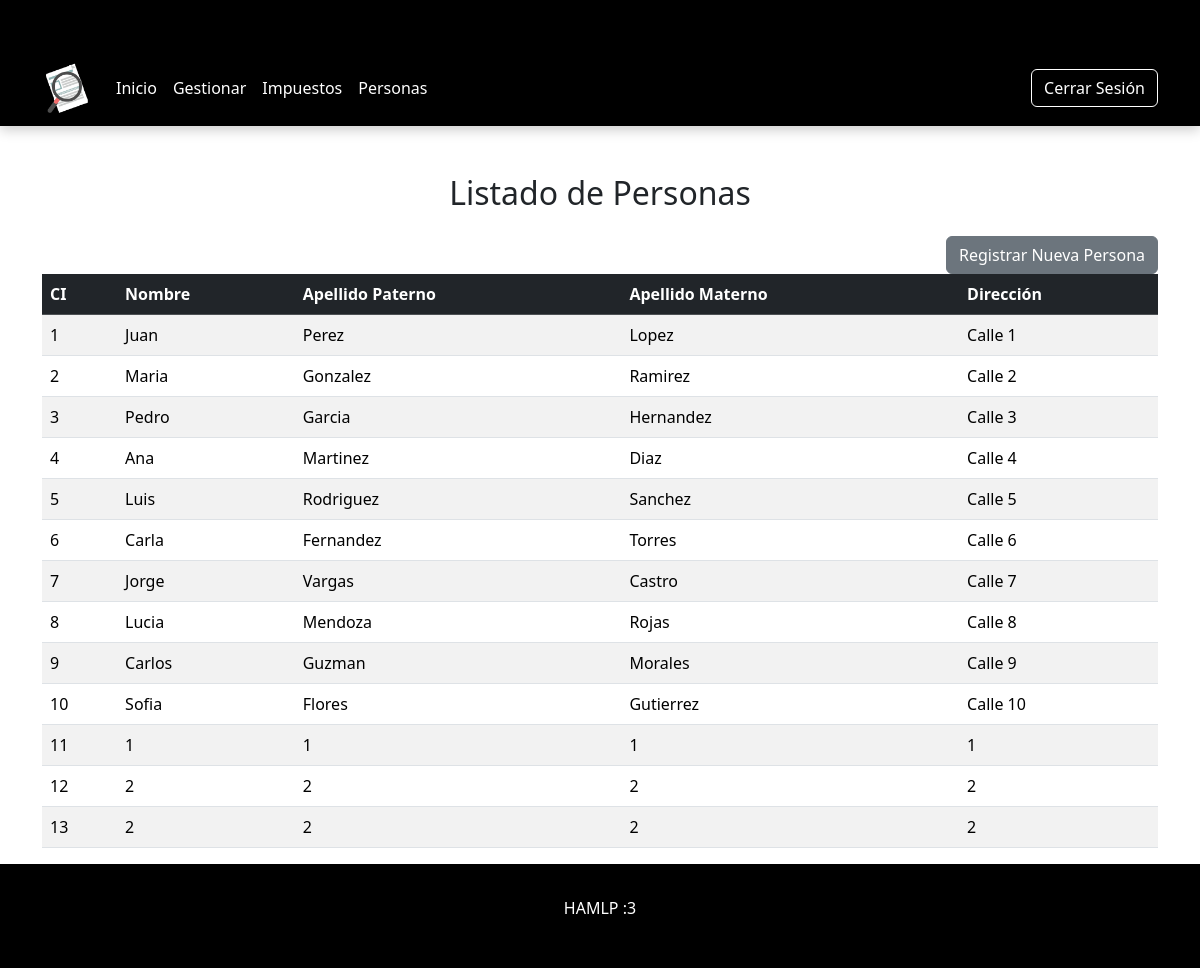
Page /7/personas.php on the committed database.
### tables this page shows
CREATE TABLE `persona` (
  `ci` int(11) NOT NULL,
  `nombre` varchar(100) DEFAULT NULL,
  `paterno` varchar(100) DEFAULT NULL,
  `materno` varchar(100) DEFAULT NULL,
  `direccion` varchar(255) DEFAULT NULL,
  `distrito_id` int(11) DEFAULT NULL,
  `zona_id` int(11) DEFAULT NULL
);

### 7/personas.php (the view, shortened to what this page needs)
<?php
include 'conexion.php';
include 'template/cabeceralog.php';
$sql = "SELECT ci, nombre, paterno, materno, direccion FROM persona";
$resultado = $conn->query($sql);
?>
<!DOCTYPE html>
<html lang="es">
<head>
    <link href="https://cdn.jsdelivr.net/npm/bootstrap@5.3.3/dist/css/bootstrap.min.css" rel="stylesheet">
</head>
<body>
    <div class="container mt-5">
        <h2 class="text-center mb-4">Listado de Personas</h2>
        <div class="text-end">
            <a href="dependientes.php" class="btn btn-secondary">Registrar Nueva Persona</a>
        </div>
        <?php if ($resultado->num_rows > 0): ?>
            <table class="table table-striped table-hover">
                <thead class="table-dark">
                    <tr>
                        <th>CI</th>
                        <th>Nombre</th>
                        <th>Apellido Paterno</th>
                        <th>Apellido Materno</th>
                        <th>Dirección</th>
                    </tr>
                </thead>
                <tbody>
                    <?php while ($row = $resultado->fetch_assoc()): ?>
                        <tr>
                            <td><?php echo htmlspecialchars($row['ci']); ?></td>
                            <td><?php echo htmlspecialchars($row['nombre']); ?></td>
                            <td><?php echo htmlspecialchars($row['paterno']); ?></td>
                            <td><?php echo htmlspecialchars($row['materno']); ?></td>
                            <td><?php echo htmlspecialchars($row['direccion']); ?></td>
                        </tr>
                    <?php endwhile; ?>
                </tbody>
            </table>
        <?php else: ?>
            <div class="alert alert-info" role="alert">
                No se encontraron personas en la base de datos.
            </div>
        <?php endif; ?>
    </div>
</body>
</html>
<?php
include "template/pie.php";
?>

### 7/template/cabeceralog.php (style rules this page uses)
body { font-family: 'Segoe UI', Tahoma, Geneva, Verdana, sans-serif; background-color: #f8f9fa; color: #333; }
.container { margin-top: 50px; }

### rows in the picture
persona: ci "1", nombre "Juan", paterno "Perez", materno "Lopez", direccion "Calle 1"
persona: ci "2", nombre "Maria", paterno "Gonzalez", materno "Ramirez", direccion "Calle 2"
persona: ci "3", nombre "Pedro", paterno "Garcia", materno "Hernandez", direccion "Calle 3"
persona: ci "4", nombre "Ana", paterno "Martinez", materno "Diaz", direccion "Calle 4"
persona: ci "5", nombre "Luis", paterno "Rodriguez", materno "Sanchez", direccion "Calle 5"
persona: ci "6", nombre "Carla", paterno "Fernandez", materno "Torres", direccion "Calle 6"
persona: ci "7", nombre "Jorge", paterno "Vargas", materno "Castro", direccion "Calle 7"
persona: ci "8", nombre "Lucia", paterno "Mendoza", materno "Rojas", direccion "Calle 8"
persona: ci "9", nombre "Carlos", paterno "Guzman", materno "Morales", direccion "Calle 9"
persona: ci "10", nombre "Sofia", paterno "Flores", materno "Gutierrez", direccion "Calle 10"
persona: ci "11", nombre "1", paterno "1", materno "1", direccion "1"
persona: ci "12", nombre "2", paterno "2", materno "2", direccion "2"
persona: ci "13", nombre "2", paterno "2", materno "2", direccion "2"
